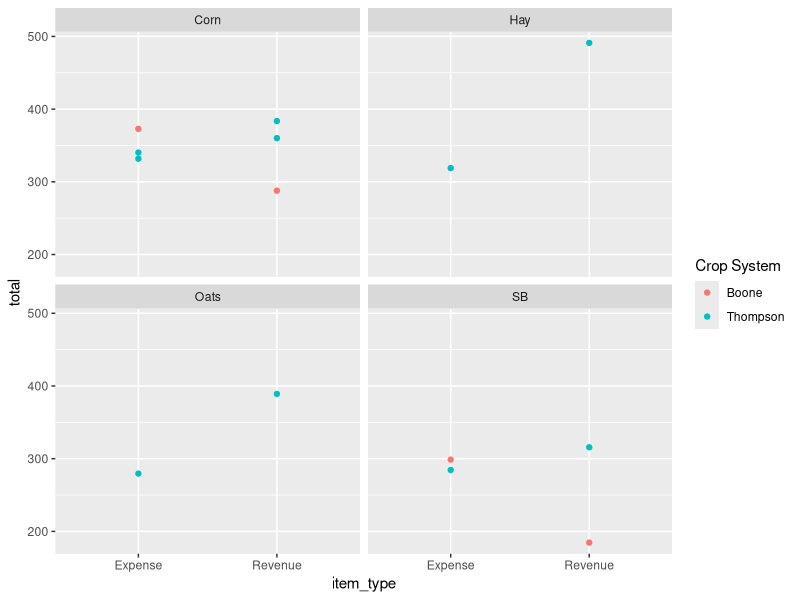

Write the R code that produced this figure.
#pull in data
dat <- read.csv("data/PFI_clean.csv")
var <- read.csv("data/var_map.csv")

#libraries
library(ggplot2)
library(plyr)
library(reshape2)


dat_2000 <- subset(dat, year == 2000)
dat_2000.sum <- ddply(dat_2000, .(field_id, crop, item_type), summarise, avg=mean(value), total=sum(value))

qplot(item_type, total, data=dat_2000.sum[-c(grep("Unit", dat_2000.sum$item_type), grep("Derived", dat_2000.sum$item_type)),], colour=substring(field_id, 1, nchar(as.character(field_id)) - 1)) + 
  facet_wrap(~crop) +
  scale_colour_discrete("Crop System")
